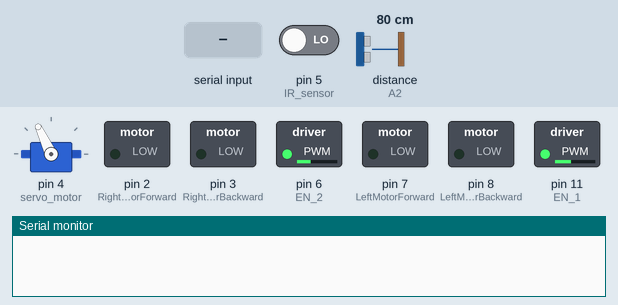
Simulated run of this sketch. Board: Arduino Uno, built with avr-gcc and run on an emulated ATmega328P. Parts: servo, switched loads named in the sketch (green lamp = pin HIGH), the last lines printed to the serial monitor. The test bench sets the inputs (shaded band); at power-on: pin 5 (IR_sensor) LOW, distance to the obstacle (sensor on A2) 80 cm. The echo pulse lasts 58.3 µs per cm.

Above: at 3.9 s.
4.0 s: "r" received over the second serial link
At 4.4 s:
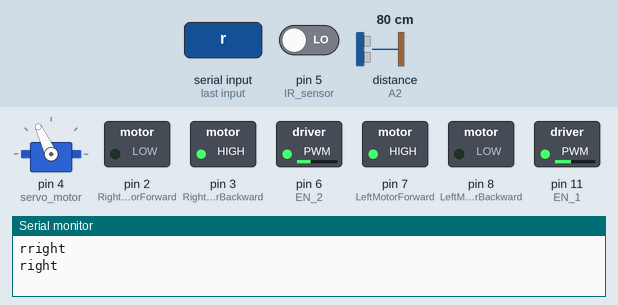
7.0 s: "b" received over the second serial link
At 7.9 s:
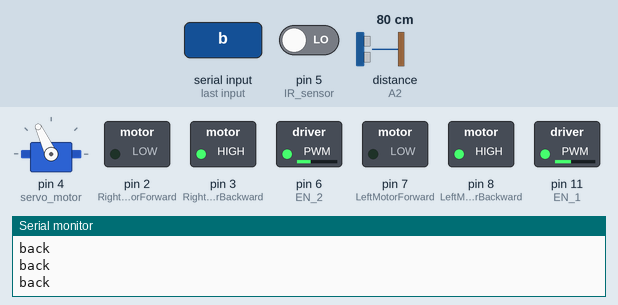
8.5 s: pin 5 (IR_sensor) driven HIGH
11.5 s: "f" received over the second serial link
14.5 s: "l" received over the second serial link
At 15.4 s:
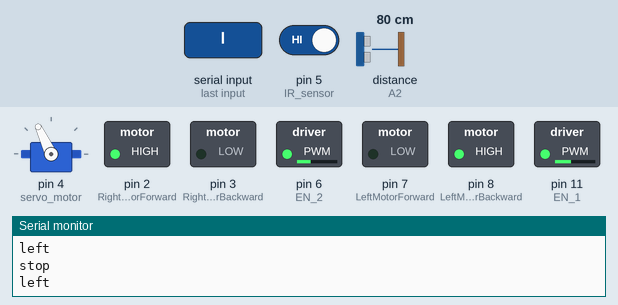
17.5 s: "a" received over the second serial link
At 18.7 s:
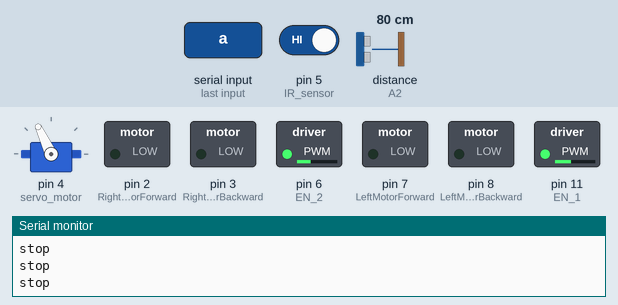
Timing chart, 0 to 20.1 s (numbered marks = the images above; inputs shaded):
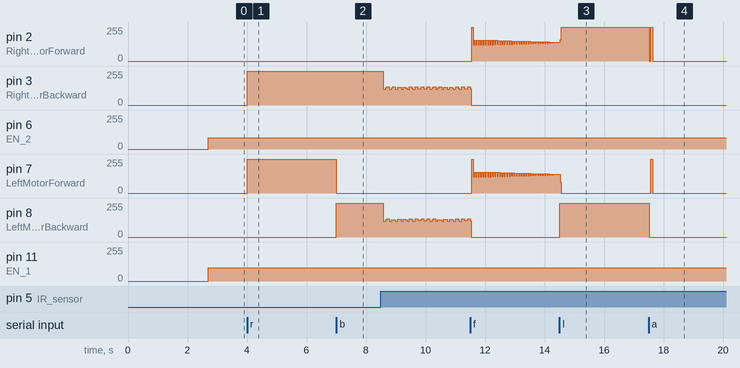

Measured:
- after the input at 4.0 s, pin 3 (RightMotorBackward), pin 7 (LeftMotorForward): 0/255 → 255/255 at once
- after the input at 7.0 s, pin 7 (LeftMotorForward): 255/255 → 0/255 at once; pin 8 (LeftMotorBackward): 0/255 → 255/255 at once
- after the input at 14.5 s, pin 8 (LeftMotorBackward): 0/255 → 255/255 at once
- after the input at 17.5 s, pin 2 (RightMotorForward): 255/255 → 0/255 after 0.14 s; pin 7 (LeftMotorForward): 0/255 → 255/255 after 0.07 s, → 0/255 0.08 s later; pin 8 (LeftMotorBackward): 255/255 → 0/255 at once

The sketch:

Maze_Solver_Robot.ino
```cpp
#include <Servo.h>          //Servo motor library. This is standard library
#include <NewPing.h>        //Ultrasonic sensor function library. You must install this library
#include <SoftwareSerial.h> //Bluetooth module library

//our L298N control pins
const int LeftMotorForward = 7;
const int LeftMotorBackward = 8;
const int RightMotorForward = 2;
const int RightMotorBackward = 3;

//sensor pins
#define IR_sensor 5
int IR;
#define trig_pin A1 //analog input 1
#define echo_pin A2 //analog input 2
#define EN_1 11
#define EN_2 6
#define maximum_distance 200

boolean goesForward = false;
int distance = 100;
boolean forward = false ;
boolean backward = false ;
boolean left = false ;
boolean right = false ;
boolean stopped = false ;
boolean flag = false ;

NewPing sonar(trig_pin, echo_pin, maximum_distance); //sensor function

Servo servo_motor; //our servo name

SoftwareSerial BTSerial(10, 9); // RX | TX Bluetooth

void setup() {
  pinMode(IR_sensor, INPUT);
  pinMode(EN_1, OUTPUT);
  pinMode(EN_2, OUTPUT);
  pinMode(RightMotorForward, OUTPUT);
  pinMode(LeftMotorForward, OUTPUT);
  pinMode(LeftMotorBackward, OUTPUT);
  pinMode(RightMotorBackward, OUTPUT);
  servo_motor.attach(4); //our servo pin
  servo_motor.write(115);
  delay(2000);
  distance = readPing();
  delay(100);
  distance = readPing();
  delay(100);
  distance = readPing();
  delay(100);
  distance = readPing();
  delay(100);
  BTSerial.begin(9600); // set up Bluetooth serial communication
  Serial.begin(9600);
}

void loop() {
  IR = digitalRead(IR_sensor);
  analogWrite(EN_1, 100);
  analogWrite(EN_2, 85);
  if (BTSerial.available()) {
    char data = BTSerial.read();
    Serial.write(data);
    switch (data)
    {
    case 'f' :
      forward = true ;
      backward = false;
      left = false;
      right = false;
      stopped = false ;
      flag = false ;
      break;
    case 'b' :
      forward = false ;
      backward = true;
      left = false;
      right = false;
      stopped = false ;
      flag = false ;
      break;
    case 'r':
      forward = false ;
      backward = false;
      left = false;
      right = true;
      stopped = false ;
      flag = false ;
      break;
    case 'l':
      forward = false ;
      backward = false;
      left = true;
      right = false;
      stopped = false ;
      flag = false ;
      break;
    case 's' :
      stopped = true ;
      forward = false ;
      backward = false;
      left = false;
      right = false;
      flag = false ;
      break;
    case 'a' :
      stopped = false ;
      forward = false ;
      backward = false;
      left = false;
      right = false;
      flag = true ;
      break;
    }

  }
  if(forward)
  {
    moveForward();
  }
  else if(backward)
  {
    moveBackward();
  }
  else if(right)
  {
    turnRight();
  }
  else if(left)
  {
    turnLeft();
  }
  else if(stopped)
  {
    moveStop() ;
  }
  if(flag) { // Otherwise, continue with autonomous movement
    analogWrite(EN_1, 100);
    analogWrite(EN_2, 85);
    int distanceRight = 0;
    int distanceLeft = 0;
    delay(50);
    if (distance <= 20) {
      moveStop();
      delay(300);
      moveBackward();
      delay(400);
      moveStop();
      delay(300);
      distanceRight = lookRight();
      delay(300);
      distanceLeft = lookLeft();
      delay(300);
      if (distance >= distanceLeft) {
        turnRight();
        moveStop();
      } else {
        turnLeft();
        moveStop();
      }
    } else {
      moveForward();
    }
    distance = readPing();
    Serial.println(distance);
  }
  if(IR == HIGH)
  {
    flag = false ;
    stopped = true ;
    moveStop();
  }
}

int lookRight() {
  servo_motor.write(50);
  delay(500);
  int distance = readPing();
  delay(100);
  servo_motor.write(115);
  return distance;
}

int lookLeft() {
  servo_motor.write(170);
  delay(500);
  int distance = readPing();
  delay(100);
  servo_motor.write(115);
  return distance;
  delay(100);
}

int readPing() {
  delay(70);
  int cm = sonar.ping_cm();
  if (cm == 0) {
    cm = 250;
  }
  return cm;
}

void moveStop() {
  Serial.println("stop");
  digitalWrite(RightMotorForward, LOW);
  digitalWrite(LeftMotorForward, LOW);
  digitalWrite(RightMotorBackward, LOW);
  digitalWrite(LeftMotorBackward, LOW);
}

void moveForward() {
  goesForward = true;
  Serial.println("For");
  digitalWrite(LeftMotorForward, HIGH);
  digitalWrite(RightMotorForward, HIGH);
  digitalWrite(LeftMotorBackward, LOW);
  digitalWrite(RightMotorBackward, LOW);
}

void moveBackward() {
  Serial.println("back");
//  goesForward = false;
  digitalWrite(LeftMotorForward, LOW);
  digitalWrite(RightMotorForward, LOW);
  digitalWrite(LeftMotorBackward, HIGH);
  digitalWrite(RightMotorBackward, HIGH);
}

void turnRight() {
  Serial.println("right");
  digitalWrite(LeftMotorForward, HIGH);
  digitalWrite(RightMotorBackward, HIGH);
  digitalWrite(LeftMotorBackward, LOW);
  digitalWrite(RightMotorForward, LOW);
  delay(250);
  digitalWrite(LeftMotorForward, HIGH);
  digitalWrite(RightMotorForward, HIGH);
  digitalWrite(LeftMotorBackward, LOW);
  digitalWrite(RightMotorBackward, LOW);
}

void turnLeft() {
  Serial.println("left");
  digitalWrite(LeftMotorBackward, HIGH);
  digitalWrite(RightMotorForward, HIGH);
  digitalWrite(LeftMotorForward, LOW);
  digitalWrite(RightMotorBackward, LOW);
  delay(250);
  digitalWrite(LeftMotorForward, HIGH);
  digitalWrite(RightMotorForward, HIGH);
  digitalWrite(LeftMotorBackward, LOW);
  digitalWrite(RightMotorBackward, LOW);
}
```
